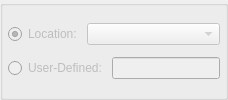
             <widget class="QGroupBox" name="_locationGroup" >
              <property name="enabled" >
               <bool>false</bool>
              </property>
              <property name="sizePolicy" >
               <sizepolicy vsizetype="Fixed" hsizetype="Preferred" >
                <horstretch>0</horstretch>
                <verstretch>0</verstretch>
               </sizepolicy>
              </property>
              <property name="title" >
               <string/>
              </property>
              <layout class="QVBoxLayout" >
               <property name="spacing" >
                <number>0</number>
               </property>
               <property name="margin" >
                <number>5</number>
               </property>
               <item>
                <layout class="QHBoxLayout" >
                 <property name="spacing" >
                  <number>5</number>
                 </property>
                 <property name="margin" >
                  <number>0</number>
                 </property>
                 <item>
                  <widget class="QRadioButton" name="_location" >
                   <property name="text" >
                    <string>Location:</string>
                   </property>
                   <property name="checked" >
                    <bool>true</bool>
                   </property>
                  </widget>
                 </item>
                 <item>
                  <widget class="XComboBox" name="_locations" >
                   <property name="enabled" >
                    <bool>false</bool>
                   </property>
                   <property name="sizePolicy" >
                    <sizepolicy vsizetype="Fixed" hsizetype="Expanding" >
                     <horstretch>0</horstretch>
                     <verstretch>0</verstretch>
                    </sizepolicy>
                   </property>
                  </widget>
                 </item>
                </layout>
               </item>
               <item>
                <layout class="QHBoxLayout" >
                 <property name="spacing" >
                  <number>5</number>
                 </property>
                 <property name="margin" >
                  <number>0</number>
                 </property>
                 <item>
                  <widget class="QRadioButton" name="_miscLocation" >
                   <property name="text" >
                    <string>User-Defined:</string>
                   </property>
                  </widget>
                 </item>
                 <item>
                  <widget class="XLineEdit" name="_miscLocationName" >
                   <property name="enabled" >
                    <bool>false</bool>
                   </property>
                  </widget>
                 </item>
                </layout>
               </item>
              </layout>
             </widget>
